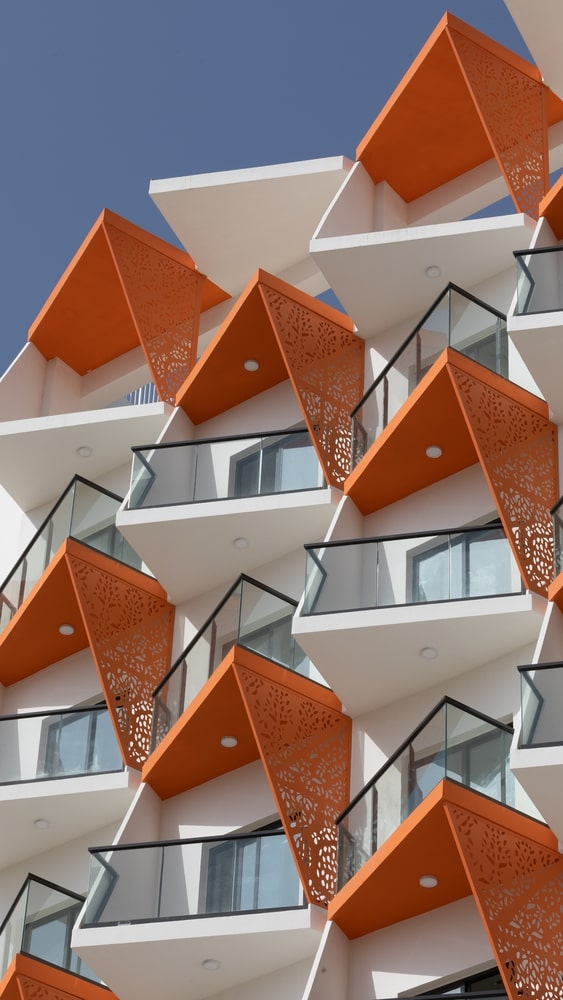
#> input picture Jurnal Mod6/Modul6.jpg, 563 x 1000 px
$ jupyter execute index.ipynb
#> lines starting #> are read from the running program, lines starting #| are printed output that depends on the picture
# Modul 6 : Pendeteksian Tepi

[cell 1]
import cv2 as cv
import matplotlib.pyplot as plt
import numpy as np
import math

[cell 2]
image = plt.imread("Modul6.jpg")
#> image is the input picture: shape (1000, 563, 3); mean R, G, B 140.9, 115.8, 107.8
image = cv.cvtColor(image,cv.COLOR_BGR2GRAY)
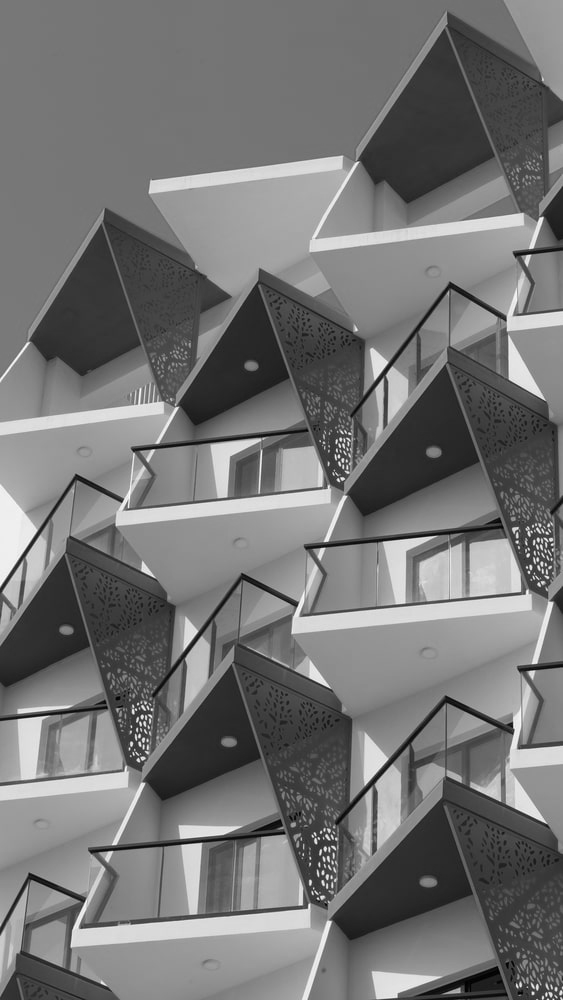
#> image: shape (1000, 563); min 0, max 254, mean 116.2

plt.imshow(image, cmap="gray")
plt.title("Original Image")

## Function Padding secara Dinamis pada Citra

[cell 3]
def getPadding (image, kernel):
    # mendapatkan titik tengah dari kernel
    i = (kernel.shape[1]-1)//2
    j = (kernel.shape[0]-1)//2
    # menghitung lapisan dari padding yang nanti akan digunakan
    kiri = i
    kanan = (kernel.shape[1]-1)-i
    atas = j
    bawah = (kernel.shape[0]-1)-j

    result = np.pad(image,((atas,bawah),(kiri,kanan)), 'constant', constant_values=0)
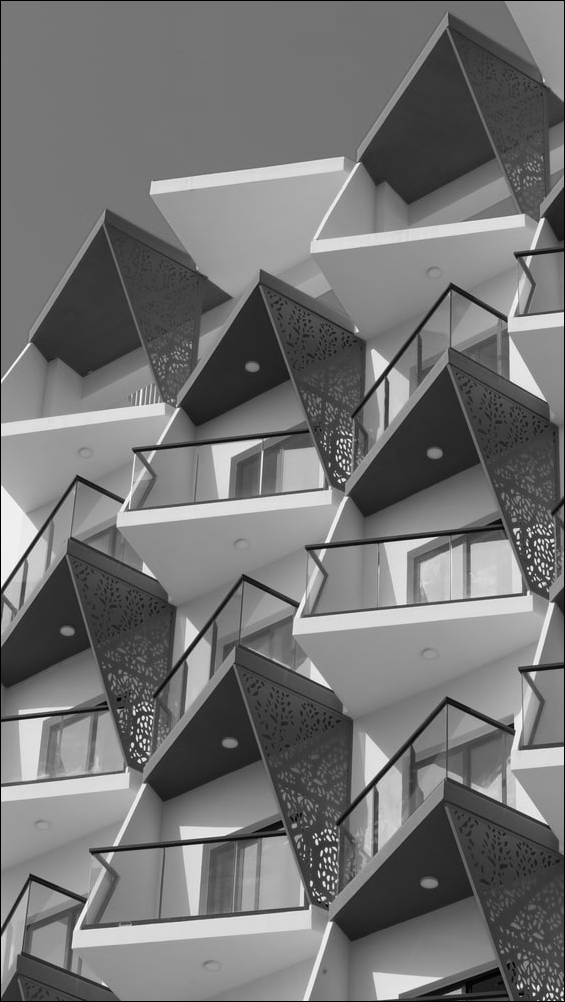
#> result: shape (1002, 565); min 0, max 254, mean 115.6
    return result

[cell 4]
# a = 11**2+(-7**2)
# print(11**2+49)
a=11**2+49
math.sqrt(a)

## Function Konvolusi Deteksi Tepi pada Citra

[cell 5]
def edgeDetection(image, kernelX, kernelY):
    result = np.zeros(image.shape).astype(int)
    # mendapatkan padding zero secara dinamis dengan menggunakan titik tengah dari kernel
    imgPad = getPadding(image,kernelX)
    for i in range(image.shape[0]):
        for j in range(image.shape[1]):
            x = 0
            y = 0
            for k in range(kernelX.shape[0]):
                for l in range(kernelX.shape[1]):
                    x += imgPad[i+k][j+l] * kernelX[k, l]
                    y += imgPad[i+k][j+l] * kernelY[k, l]
            # x=abs(x)
            # y=abs(y)
            # result[i, j] = x+y
            x*=x
            y*=y
            result[i, j] = math.sqrt(x+y)
            if(result[i, j]>128):
                result[i, j] = 255
            elif (result[i, j]<=128):
                result[i,j] = 0
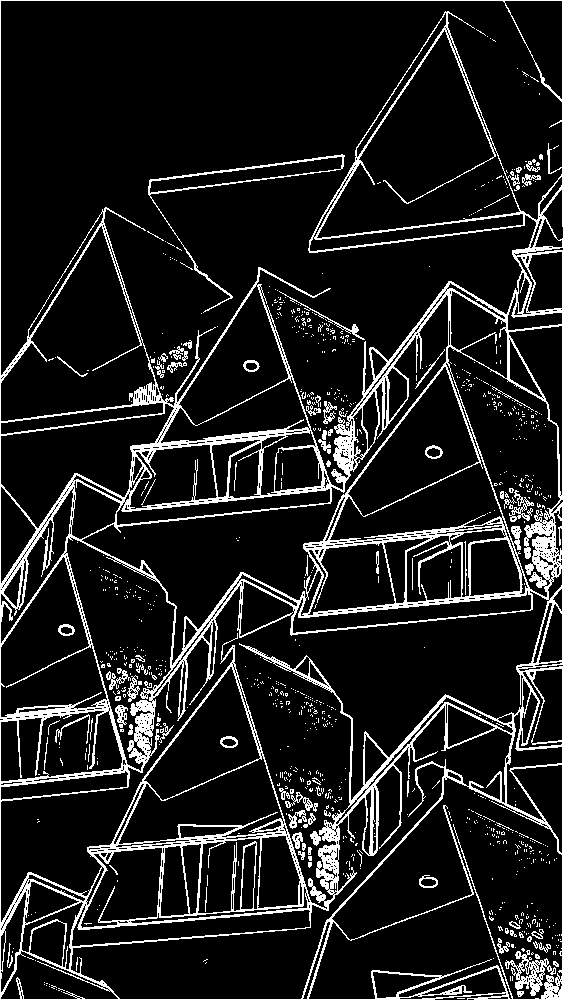
#> result: shape (1000, 563) int64; 11.5% white in thin lines or dots
    return result

## Sobel

[cell 6]
sobelX = np.array([
    [-1,0,1],
    [-2,0,2],
    [-1,0,1]
    ])
sobelY = np.array([
    [1,2,1],
    [0,0,0],
    [-1,-2,-1]
    ])

[cell 7]
imgSobel = edgeDetection(image, sobelX, sobelY)
plt.imshow(imgSobel, cmap="gray")
plt.title("Sobel Methode")

## Prewitt

[cell 8]
prewittX = np.array([
    [-1,0,1],
    [-1,0,1],
    [-1,0,1]
    ])
prewittY = np.array([
    [1,1,1],
    [0,0,0],
    [-1,-1,-1]
    ])

[cell 9]
imgPrewitt = edgeDetection(image, prewittX, prewittY)
#> after the loop in edgeDetection (call 2), `for i in range(image.shape[0]):`:
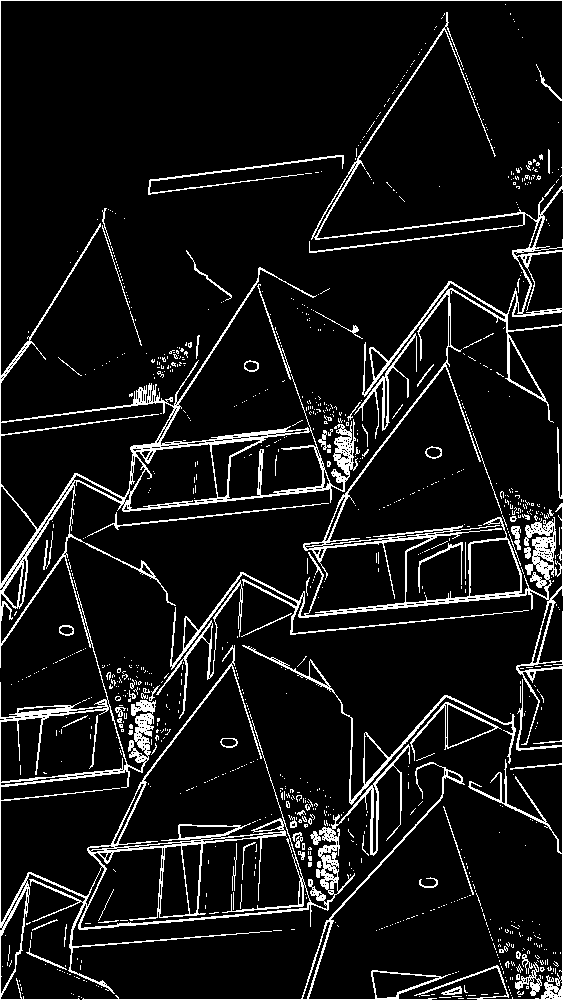
#> result: shape (1000, 563) int64; 8.5% white in thin lines or dots
plt.imshow(imgPrewitt, cmap="gray")
plt.title("Prewitt Methode")

## Robert

[cell 10]
robertX = np.array([
    [1,0],
    [0,-1]
    ])
robertY = np.array([
    [0,1],
    [-1,0]
    ])

[cell 11]
imgRobert = edgeDetection(image, robertX, robertY)
#> in getPadding (call 3), `result = np.pad(image,((atas,bawah),(kiri,kanan)), 'constant', constan..`:
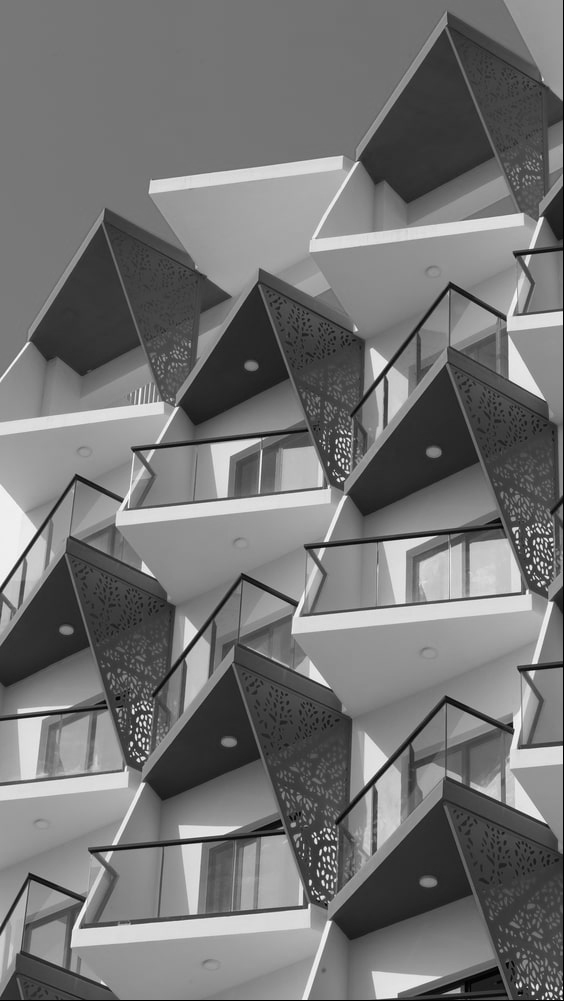
#> result: shape (1001, 564); min 0, max 254, mean 115.9
#> after the loop in edgeDetection (call 3), `for i in range(image.shape[0]):`:
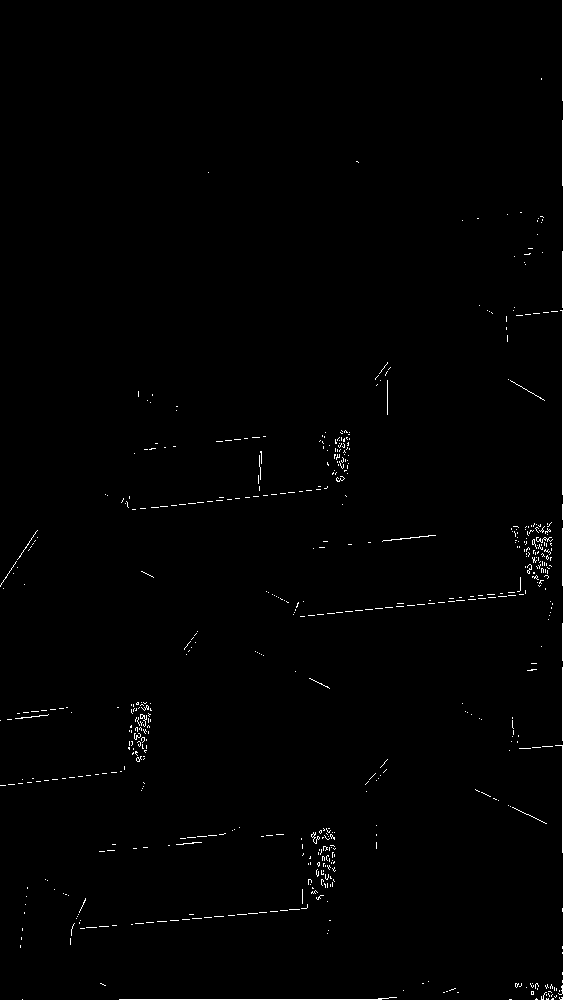
#> result: shape (1000, 563) int64; 0.72% white in thin lines or dots
plt.imshow(imgRobert, cmap="gray")
plt.title("Robert Methode")

[cell 12]
fig, ax = plt.subplots(nrows=1, ncols=3, figsize=(15,7))
ax[0].imshow(imgSobel, cmap="gray")
ax[0].set_title('Sobel')
ax[1].imshow(imgPrewitt, cmap="gray")
ax[1].set_title('Prewitt')
ax[2].imshow(imgRobert, cmap="gray")
ax[2].set_title('Robert')
